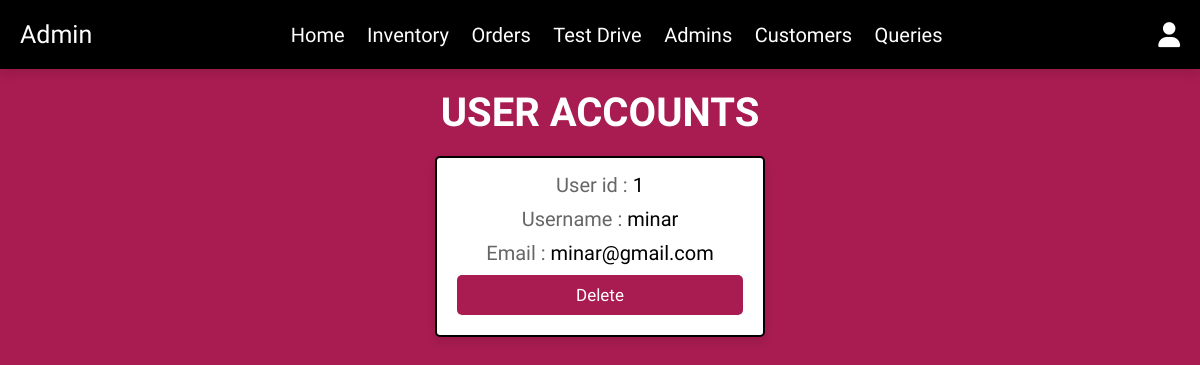
Screenshot of /customer_accounts.php (signed in) with the database file from the repository.
### tables this page shows
CREATE TABLE `users` (
  `id` int(100) NOT NULL,
  `name` varchar(20) NOT NULL,
  `email` varchar(50) NOT NULL,
  `phone` int(20) NOT NULL,
  `address` varchar(20) NOT NULL,
  `d_address` varchar(20) NOT NULL,
  `password` varchar(50) NOT NULL
);

### customer_accounts.php (the view, shortened to what this page needs)
<?php
include 'connect.php';
?>
<!DOCTYPE html>
<html lang="en">
<head>
   <link rel="stylesheet" href="https://cdnjs.cloudflare.com/ajax/libs/font-awesome/6.1.1/css/all.min.css">
   <link rel="stylesheet" href="css/admin_style.css">
</head>
<body>
<?php include 'admin_header.php'; ?>
<section class="accounts">
   <h1 class="heading">User accounts</h1>
   <div class="box-container">
   <?php
      $select_accounts = $conn->prepare("SELECT * FROM `users`");
      $select_accounts->execute();
      if($select_accounts->rowCount() > 0){
         while($fetch_accounts = $select_accounts->fetch(PDO::FETCH_ASSOC)){
   ?>
   <div class="box">
      <p> User id : <span><?= $fetch_accounts['id']; ?></span> </p>
      <p> Username : <span><?= $fetch_accounts['name']; ?></span> </p>
      <p> Email : <span><?= $fetch_accounts['email']; ?></span> </p>
      <a href="customer_accounts.php?delete=<?= $fetch_accounts['id']; ?>" onclick="return confirm('Are you sure to remove the customer from your empire?')" class="delete-btn">delete</a>
   </div>
   <?php
         }
      }else{
         echo '<p class="empty">Sorry! No customers right now.</p>';
      }
   ?>
   </div>
</section>
</body>
</html>

### css/admin_style.css (style rules this page uses)
:root { --main-color:#000; --orange:#a81c51; --red:#a81c51; --black:#000; --white:#fff; --light-color:#666; --light-bg:#eee; --border:.2rem solid var(--black); --box-shadow:0 .5rem 1rem rgba(0,0,0,.1); }
* { font-family: "Kalam", cursive; margin:0; padding:0; box-sizing: border-box; outline: none; border:none; text-decoration: none; }
html { font-size: 62.5%; overflow-x: hidden; }
body { background-color: var(--red); }
section { padding:2rem; max-width: 1200px; margin:0 auto; }
.heading { font-size: 4rem; color:var(--white); margin-bottom: 2rem; text-align: center; text-transform: uppercase; }
.btn, .delete-btn, .option-btn { display: block; width: 100%; margin-top: 1rem; border-radius: .5rem; padding:1rem 3rem; font-size: 1.7rem; text-transform: capitalize; color:var(--white); cursor: pointer; text-align: center; }
.delete-btn { background-color: var(--red); }
.accounts .box-container { display: grid; grid-template-columns: repeat(auto-fit, 33rem); gap:1.5rem; align-items: flex-start; justify-content: center; }
.accounts .box-container .box { padding:2rem; padding-top: .5rem; border-radius: .5rem; text-align: center; border:var(--border); background-color: var(--white); box-shadow: var(--box-shadow); }
.accounts .box-container .box p { font-size: 2rem; color:var(--light-color); margin: 1rem 0; }
.accounts .box-container .box p span { color:var(--main-color); }

### rows the page displays
users: id "1", name "minar", email "minar@gmail.com"
